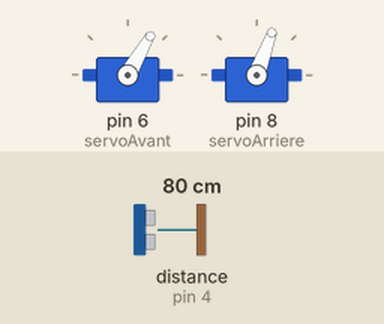
Simulated run of this sketch. Board: Arduino Uno, built with avr-gcc and run on an emulated ATmega328P. Parts: 2 × servo. The test bench sets the inputs (shaded band); at power-on: distance to the obstacle (sensor on pin 4) 80 cm.

Above: at 0.98 s.
2.0 s: distance to the obstacle (sensor on pin 4) set to 23 cm
5.5 s: distance to the obstacle (sensor on pin 4) set to 18 cm
At 6.06 s:
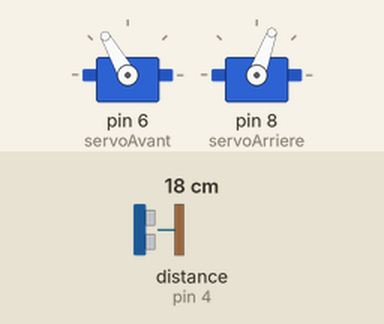
7.1 s: distance to the obstacle (sensor on pin 4) set to 35 cm
At 7.53 s:
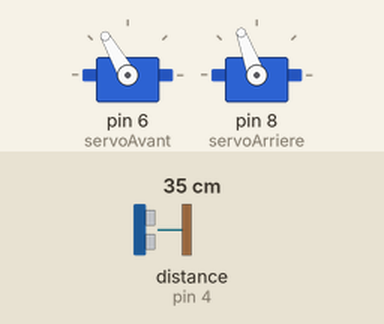
10.6 s: distance to the obstacle (sensor on pin 4) set to 2 cm
At 11.6 s:
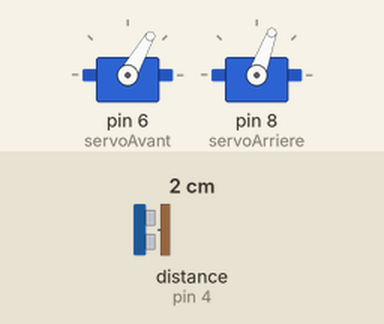
Timing chart, 0 to 13.1 s (numbered marks = the images above; inputs shaded):
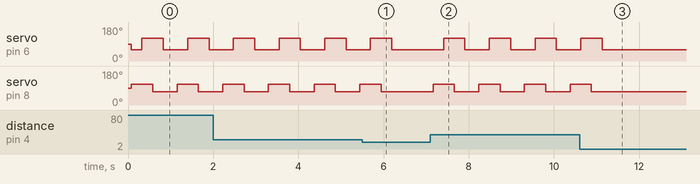

Measured:
- the behaviour switches between 21 and 20 cm on distance to the obstacle (sensor on pin 4) (found by bisection; images 0 and 1)
- after the input at 5.5 s, servo on pin 8 (servoArriere): goes on until 5.9 s, then stays 70°
- after the input at 7.1 s, servo on pin 6 (servoAvant): alternates 120° for 0.50 s and 60° for 0.57 s, starting after 0.31 s; servo on pin 8 (servoArriere): alternates 110° for 0.50 s and 70° for 0.57 s, starting after 0.06 s
- after the input at 10.6 s, servo on pin 6 (servoAvant): goes on until 11.1 s, then stays 60°; servo on pin 8 (servoArriere): goes on until 10.9 s, then stays 70°
- by itself, servo on pin 6 (servoAvant): alternates 120° for 0.50 s and 60° for 0.57 s
- by itself, servo on pin 8 (servoArriere): alternates 110° for 0.50 s and 70° for 0.57 s

The sketch:

Robot_Chien.ino
```cpp
#include "NewPing.h" // ajoute la bibliothèque du capteur ultrason
#include "Servo.h" // ajoute la bibliothèque servo-moteurs

Servo servoAvant, servoArriere; // créé deuxobjets servos
NewPing sonar(2, 4, 200); //

char avant[] = {60, 110, 120, 110, 120, 70, 60, 70}; // créé un array
int distance = 0; // initialise la distance mesurée
int distMin = 20; // définit la distance minimal pour avancer

void setup()
{
	servoAvant.attach(6); // lie un moteur au pin 6
	servoArriere.attach(8); //lie un moteur au pin 8
}

void loop()
{
	distance = 0;
	while (distance == 0)
	{
		distance = quelleDistance();
	}

	if (distance > distMin)
	{
		avance();
	}
}

void avance()
{
	for (int n = 0; n < 4; n++)
	{
		servoAvant.write(avant[2 * n]);
		servoArriere.write(avant[(2 * n) + 1]);
		delay(250);
	}
}

int quelleDistance()
{
	delay(70);

	int uS = sonar.ping();

	int cm = uS/US_ROUNDTRIP_CM;

	return cm;
}
```
